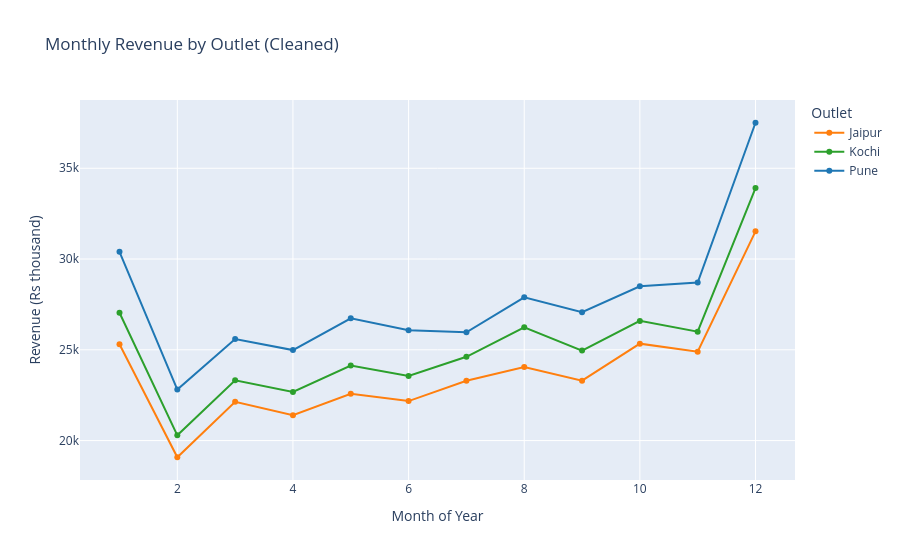

Notebook source saved alongside this figure:
### Markdown cell above
## 6. Interactive Charts with Plotly Express

From this point forward, all analyses utilize the validated `clean` dataset (3,282 rows).

Plotly Express provides four interactive primitives:
1. `fig_a`: Line chart of monthly revenue by outlet.
2. `fig_b`: Bar chart of cumulative revenue by category.
3. `fig_c`: Heatmap of transaction yield (Outlet vs. Item).
4. `fig_d`: Bar chart of average revenue by promotional discount.

### Code cell
# 1. Line chart: monthly revenue for each outlet
monthly_clean = clean.groupby(["Month", "Outlet"], as_index=False)["Revenue"].sum()
fig_a = px.line(
    monthly_clean, x="Month", y="Revenue", color="Outlet", markers=True,
    title="Monthly Revenue by Outlet (Cleaned)",
    labels={"Revenue": "Revenue (Rs thousand)", "Month": "Month of Year"},
    color_discrete_map={"Pune": "#1f77b4", "Jaipur": "#ff7f0e", "Kochi": "#2ca02c"}
)

# 2. Bar chart: total revenue for each item
by_item_clean = clean.groupby("Item", as_index=False)["Revenue"].sum()
fig_b = px.bar(
    by_item_clean, x="Item", y="Revenue",
    title="Total Revenue by Product Category",
    labels={"Revenue": "Revenue (Rs thousand)", "Item": "Item"},
    color="Item",
    color_discrete_sequence=["#4361ee", "#3a0ca3", "#4cc9f0"]
)

# 3. Heatmap: average revenue by outlet and item
grid_clean = clean.pivot_table(index="Outlet", columns="Item", values="Revenue", aggfunc="mean")
fig_c = px.imshow(
    grid_clean, text_auto=".0f", color_continuous_scale="Blues",
    title="Average Revenue: Outlet vs Item",
    labels=dict(color="Avg Rev (Rs k)")
)

# 4. Bar chart: average revenue for each offer level
by_offer_clean = clean.groupby("Offer", as_index=False)["Revenue"].mean()
fig_d = px.bar(
    by_offer_clean, x="Offer", y="Revenue",
    title="Average Revenue by Offer Tier (%)",
    labels={"Revenue": "Revenue (Rs thousand)", "Offer": "Offer (%)"},
    color="Revenue",
    color_continuous_scale="Blues"
)

# Display fig_a demonstration
fig_a.show()

### Figure 1 — Plotly figure (JSON) as saved in the notebook; plotly's stock layout.template omitted (floating-point values rounded to 4 significant figures)
{"data": [{"hovertemplate": "Outlet=Jaipur<br>Month of Year=%{x}<br>Revenue (Rs thousand)=%{y}<extra></extra>", "legendgroup": "Jaipur", "line": {"color": "#ff7f0e", "dash": "solid"}, "marker": {"symbol": "circle"}, "mode": "lines+markers", "name": "Jaipur", "orientation": "v", "showlegend": true, "type": "scatter", "x": [1, 2, 3, 4, 5, 6, 7, 8, 9, 10, 11, 12], "xaxis": "x", "y": [25310.0, 19080.0, 22140.0, 21400.0, 22570.0, 22170.0, 23300.0, 24060.0, 23300.0, 25340.0, 24890.0, 31520.0], "yaxis": "y"}, {"hovertemplate": "Outlet=Kochi<br>Month of Year=%{x}<br>Revenue (Rs thousand)=%{y}<extra></extra>", "legendgroup": "Kochi", "line": {"color": "#2ca02c", "dash": "solid"}, "marker": {"symbol": "circle"}, "mode": "lines+markers", "name": "Kochi", "orientation": "v", "showlegend": true, "type": "scatter", "x": [1, 2, 3, 4, 5, 6, 7, 8, 9, 10, 11, 12], "xaxis": "x", "y": [27040.0, 20290.0, 23320.0, 22680.0, 24130.0, 23550.0, 24620.0, 26240.0, 24960.0, 26590.0, 26000.0, 33910.0], "yaxis": "y"}, {"hovertemplate": "Outlet=Pune<br>Month of Year=%{x}<br>Revenue (Rs thousand)=%{y}<extra></extra>", "legendgroup": "Pune", "line": {"color": "#1f77b4", "dash": "solid"}, "marker": {"symbol": "circle"}, "mode": "lines+markers", "name": "Pune", "orientation": "v", "showlegend": true, "type": "scatter", "x": [1, 2, 3, 4, 5, 6, 7, 8, 9, 10, 11, 12], "xaxis": "x", "y": [30400.0, 22810.0, 25590.0, 24980.0, 26740.0, 26070.0, 25960.0, 27890.0, 27070.0, 28500.0, 28710.0, 37510.0], "yaxis": "y"}], "layout": {"legend": {"title": {"text": "Outlet"}, "tracegroupgap": 0}, "title": {"text": "Monthly Revenue by Outlet (Cleaned)"}, "xaxis": {"anchor": "y", "domain": [0.0, 1.0], "title": {"text": "Month of Year"}}, "yaxis": {"anchor": "x", "domain": [0.0, 1.0], "title": {"text": "Revenue (Rs thousand)"}}}}
